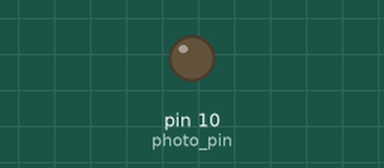
A sketch run on a simulated Arduino Uno, built with avr-gcc and run on an emulated ATmega328P. Parts: output pins drawn as LEDs (lit = HIGH). Pins used as bus, display or sensor lines are not drawn.

Above: at 1.7 s.
At 52.9 s:
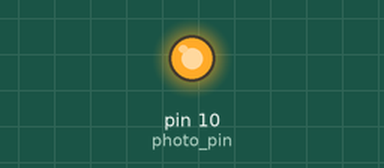
Timing chart, 0 to 63.7 s (numbered marks = the images above):
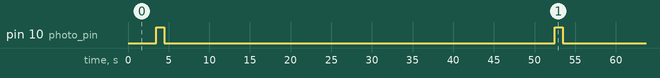

The sketch:

fib_zoe_lapse.ino
```cpp
// Calculate rotation
const float golden_ratio = 0.61803398874684;
const int steps_per_revolution = 1600;
const int one_rotation = floor(steps_per_revolution * (1 - golden_ratio));
const unsigned long step_duration = 4;

// Calculate time between photos
const unsigned long video_length = 20; //In seconds. Will cancel out FPS units
const unsigned long video_fps = 24;
const unsigned long lapse_duration = 24 * 60 * 60 * 1000; // one day worth of photos (in ms)
const unsigned long ms_between_photos = floor(lapse_duration / (video_length * video_fps));
const unsigned long pause = 1000;

// Setup which pins you will use
const int direction_pin = 8;
const boolean clockwise = true;
const int step_pin = 9;
const int photo_pin = 10;

void setup()
{
  if(!clockwise){
    pinMode(direction_pin, OUTPUT);
    digitalWrite(direction_pin, HIGH);
  }

  pinMode(step_pin, OUTPUT);
  pinMode(photo_pin, OUTPUT);
}

void loop()
{
  unsigned long time_left = ms_between_photos * 1000;

  // Turn the motor
  for(int i = 0; i < one_rotation; i++){
    digitalWrite(9, HIGH);
    delay(step_duration / 2);
    digitalWrite(9, LOW);
    delay(step_duration / 2);
    time_left -= step_duration;
  }

  // Take a photo
  delay(1000);
  time_left -= 1000;
  digitalWrite(10, HIGH);
  delay(1000);
  time_left -= 1000;
  digitalWrite(10, LOW);
  delay(time_left);

}
```

Measured:
- by itself, pin 10 (photo_pin): alternates HIGH for 1.0 s and LOW for 48.0 s
